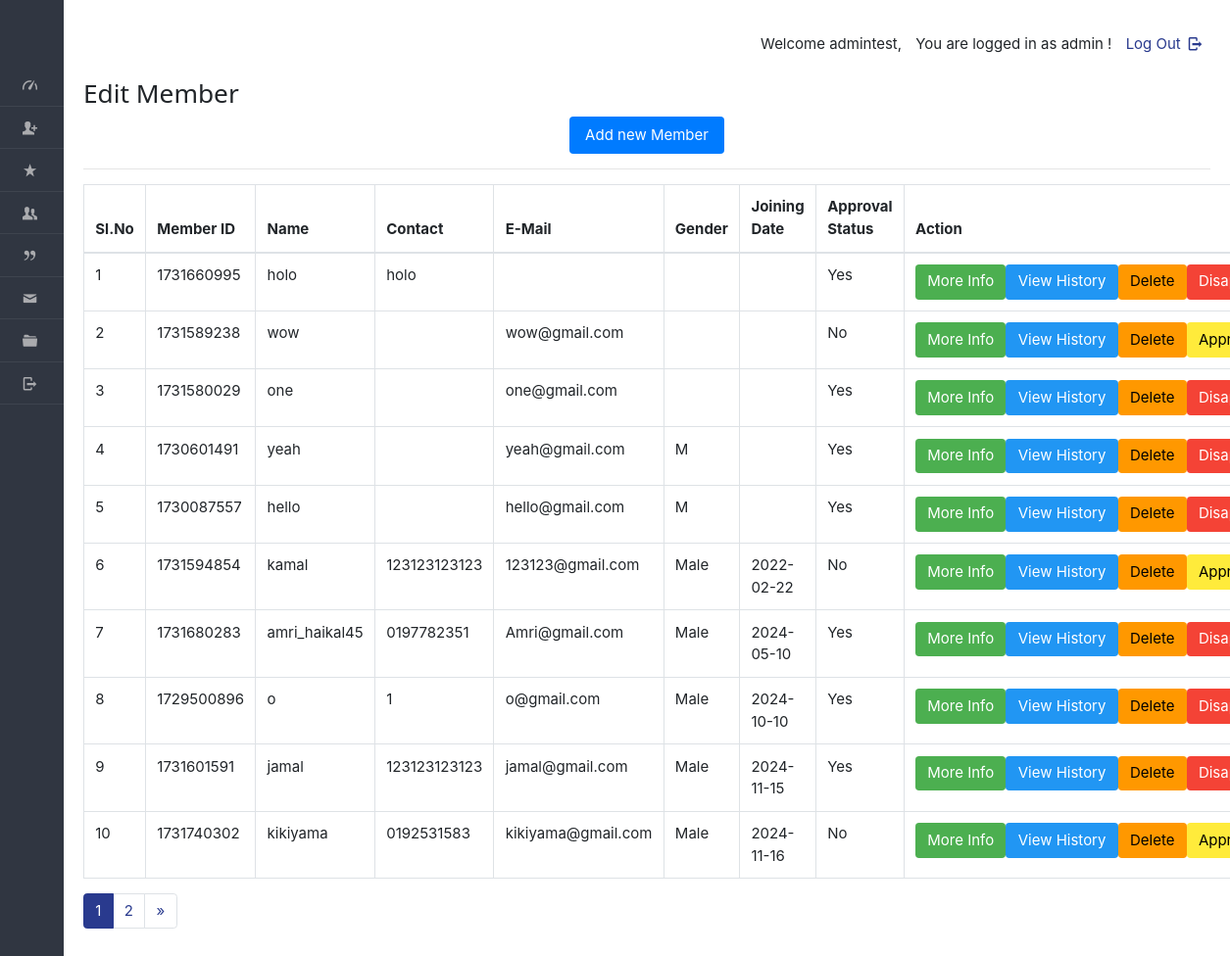
Before: /dashboard/admin/view_mem.php (signed in) with the older database file.
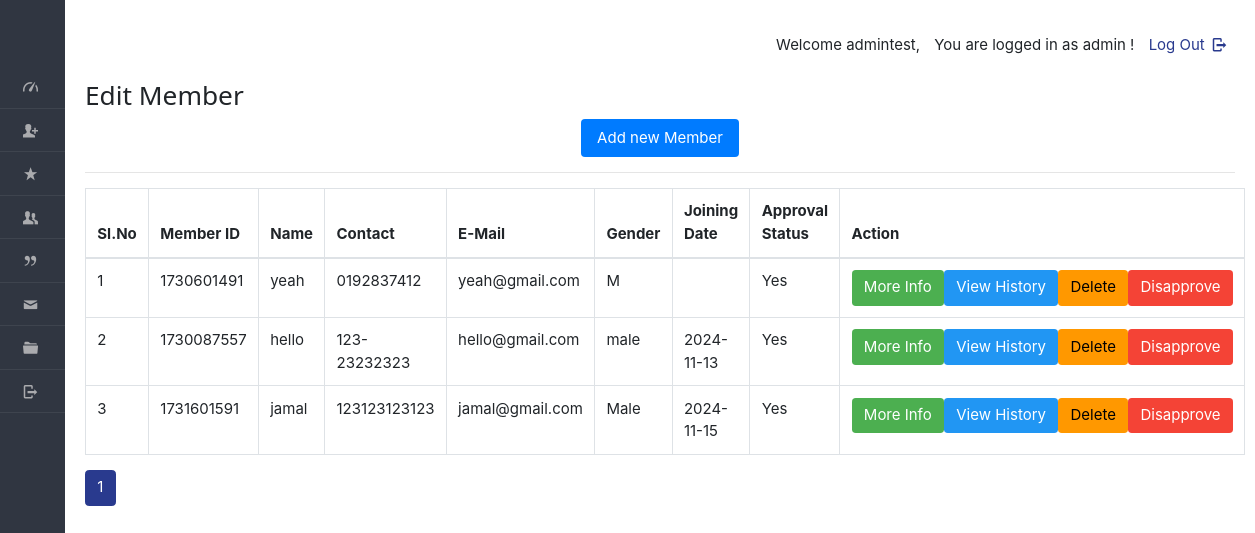
After: the same page with the newer database file.
### tables this page shows
CREATE TABLE IF NOT EXISTS `users` (
  `userid` varchar(20) NOT NULL,
  `pass_key` varchar(100) NOT NULL,
  `imageid` varchar(200) DEFAULT NULL,
  `username` varchar(40) DEFAULT NULL,
  `fullName` varchar(100) DEFAULT NULL,
  `gender` varchar(8) DEFAULT NULL,
  `mobile` varchar(20) DEFAULT NULL,
  `email` varchar(200) DEFAULT NULL,
  `dob` varchar(40) DEFAULT NULL,
  `joining_date` varchar(40) DEFAULT NULL,
  `hasApproved` varchar(10) DEFAULT NULL,
  `matrixNumber` varchar(255) DEFAULT NULL,
  `courseName` varchar(255) DEFAULT NULL,
  `no_ic` varchar(50) DEFAULT NULL,
  PRIMARY KEY (`userid`)
);

### dashboard/admin/view_mem.php (the view, shortened to what the changed rows need)
<!DOCTYPE html>
<html lang="en">
<head>
    <link rel="stylesheet" href="../../css/style.css"  id="style-resource-5">
    <link rel="stylesheet" href="../../css/dashMain.css">
    <link rel="stylesheet" type="text/css" href="../../css/entypo.css">
	<link href="a1style.css" rel="stylesheet" type="text/css">
	<link rel="stylesheet" href="../../css/bootstrap.min.css">
	<link rel="stylesheet" href="../../css/dashboard/sidebar.css">
</head>
    <body class="page-body  page-fade" onload="collapseSidebar()">
    	<div class="page-container sidebar-collapsed" id="navbarcollapse">
    		<?php include('nav.php'); ?>
    		<div class="main-content">
<table class="table table-bordered datatable" id="table-1">
    <thead>
        <tr>
            <th>Sl.No</th>
            <th>Member ID</th>
            <th>Name</th>
            <th>Contact</th>
            <th>E-Mail</th>
            <th>Gender</th>
            <th>Joining Date</th>
            <th>Approval Status</th>
            <th>Action</th>
        </tr>
    </thead>
    <tbody>
<?php
$limit = 10;
$page = isset($_GET['page']) ? (int)$_GET['page'] : 1;
$offset = ($page - 1) * $limit;
$query  = "SELECT DISTINCT u.userid, u.username, u.mobile, u.email, u.gender, u.joining_date, u.hasApproved, u.dob
           FROM users u
           LEFT JOIN enrolls_to e ON u.userid = e.userid
           ORDER BY u.joining_date
           LIMIT ? OFFSET ?";
$stmt = mysqli_prepare($con, $query);
mysqli_stmt_bind_param($stmt, 'ii', $limit, $offset);
mysqli_stmt_execute($stmt);
$result = mysqli_stmt_get_result($stmt);
$sno = $offset + 1;
if (mysqli_num_rows($result) != 0) {
    while ($row = mysqli_fetch_array($result, MYSQLI_ASSOC)) {
        $uid = $row['userid'];
echo "<tr><td>".$sno."</td>";
echo "<td>" . htmlspecialchars($row['userid'] ?? '') . "</td>";
echo "<td>" . htmlspecialchars($row['username'] ?? '') . "</td>";
echo "<td>" . htmlspecialchars($row['mobile'] ?? '') . "</td>";
echo "<td>" . htmlspecialchars($row['email'] ?? '') . "</td>";
echo "<td>" . htmlspecialchars($row['gender'] ?? '') . "</td>";
echo "<td>" . htmlspecialchars($row['joining_date'] ?? '') ."</td>";
echo "<td>" . htmlspecialchars($row['hasApproved'] ?? '') . "</td>";
        echo "<td>
        <div class='btn-group' role='group'>
		<form action='viewall_detail.php' method='post'>
                        <input type='hidden' name='name' value='" . htmlspecialchars($uid) . "'/>
                        <input type='submit' class='a1-btn a1-green btn' value='More Info'/>
                    </form>
            <form action='read_member.php' method='post' style='display:inline-block;'>
                <input type='hidden' name='name' value='" . htmlspecialchars($uid) . "'/>
                <input type='submit' class='a1-btn a1-blue btn' value='View History'/>
            </form>
            <form action='del_member.php' method='post' onsubmit='return ConfirmDelete()' style='display:inline-block;'>
                <input type='hidden' name='name' value='" . htmlspecialchars($uid) . "'/>
                <input type='submit' class='a1-btn a1-orange btn' value='Delete'/>
            </form>";
        if ($row['hasApproved'] == 'Not Yet' || $row['hasApproved'] == 'No') {
            echo "<form action='approve_member.php' method='post' style='display:inline-block;'>
                <input type='hidden' name='userid' value='" . htmlspecialchars($uid) . "'/>
                <input type='submit' class='a1-btn a1-yellow btn' value='Approve'/>
            </form>";
        }
        if ($row['hasApproved'] == 'Yes') {
            echo "<form action='disapprove_member.php' method='post' style='display:inline-block;'>
                <input type='hidden' name='userid' value='" . htmlspecialchars($uid) . "'/>
                <input type='submit' class='a1-btn a1-red btn' value='Disapprove'/>
            </form>";
        }
        echo "</div></td></tr>";
        $sno++;
    }
} else {
    echo "<tr><td colspan='9'>No records found</td></tr>";
}
?>
    </tbody>
</table>
<?php
$total_query = "SELECT COUNT(*) as total FROM users";
$total_result = mysqli_query($con, $total_query);
$total_members = mysqli_fetch_assoc($total_result)['total'];
$total_pages = ceil($total_members / $limit);
?>
<nav aria-label="Page navigation">
  <ul class="pagination">
    <?php for($i = 1; $i <= $total_pages; $i++): ?>
      <li class="page-item <?php if($i == $page) echo 'active'; ?>">
        <a class="page-link" href="?page=<?php echo $i; ?>"><?php echo $i; ?></a>
      </li>
    <?php endfor; ?>
    <?php if($page < $total_pages): ?>
      <li class="page-item">
        <a class="page-link" href="?page=<?php echo $page + 1; ?>" aria-label="Next">
          <span aria-hidden="true">&raquo;</span>
        </a>
      </li>
    <?php endif; ?>
  </ul>
</nav>
    	</div>
    </body>
</html>

Changed rows visible on the page:
removed users: userid "1731660995", username "holo", mobile "holo", hasApproved "Yes"
removed users: userid "1731589238", username "wow", email "wow@gmail.com", hasApproved "No"
removed users: userid "1731580029", username "one", email "one@gmail.com", hasApproved "Yes"
removed users: userid "1731594854", username "kamal", mobile "123123123123", email "123123@gmail.com", gender "Male", joining_date "2022-02-22", hasApproved "No"
removed users: userid "1731680283", username "amri_haikal45", mobile "0197782351", email "Amri@gmail.com", gender "Male", joining_date "2024-05-10", hasApproved "Yes"
removed users: userid "1729500896", username "o", mobile "1", email "o@gmail.com", gender "Male", joining_date "2024-10-10", hasApproved "Yes"
removed users: userid "1731740302", username "kikiyama", mobile "0192531583", email "kikiyama@gmail.com", gender "Male", joining_date "2024-11-16", hasApproved "No"
changed users "yeah": mobile (not shown) → "0192837412"
changed users "hello": mobile (not shown) → "123-23232323"; gender "M" → "male"; joining_date (not shown) → "2024-11-13"
Other visible differences:
list line gone: "2"
